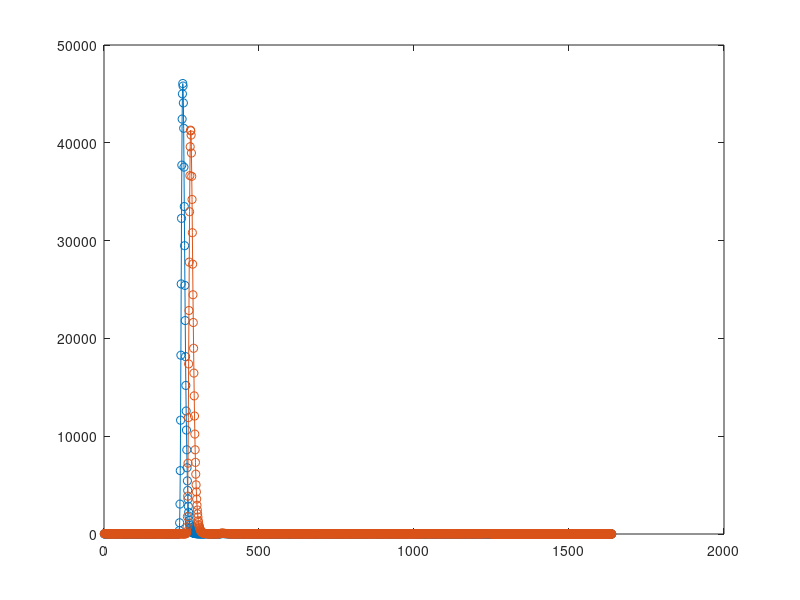

The MATLAB source for this figure: (Note: this script raises an error after producing the figure.)
clear all

% IRF fit ----------
chmergenum=20;
irfch1=cumsum(load('AcceptorIRFCH1.dat'));
irfch2=cumsum(load('DonorIRFCH2.dat'));

irf(:,1)=irfch1(chmergenum*(1:floor(length(irfch1))/chmergenum));
irf(:,2)=irfch2(chmergenum*(1:floor(length(irfch2))/chmergenum));
irf=[irf(1,:); diff(irf,1,1)];
figure;plot(1:length(irf(:,1)),irf,'o-');

irfcut=[irf(236:295,1) irf(261:320,2)];

% % double gaussian irf
% irffitparam=fitirf(1:length(irfcut(:,1)),irfcut,[[10; 5] [10; 5]]);
% figure;plot(1:length(irfcut),irfcut,'o');hold;
% xrightid1=find(1:length(irfcut) > irffitparam(1,1),1);
% plot(1:length(irfcut),irffitparam(4,1)*[exp(-((1:xrightid1-1)'-irffitparam(1,1)).^2/(2*irffitparam(2,1)^2)); exp(-((xrightid1:length(irfcut(:,1)))'-irffitparam(1,1)).^2/2/irffitparam(3,1)^2)] + irffitparam(5,1),'r-');
% xrightid1=find(1:length(irfcut) > irffitparam(1,2),1);
% plot(1:length(irfcut),irffitparam(4,2)*[exp(-((1:xrightid1-1)'-irffitparam(1,2)).^2/(2*irffitparam(2,2)^2)); exp(-((xrightid1:length(irfcut(:,1)))'-irffitparam(1,2)).^2/2/irffitparam(3,2)^2)] + irffitparam(5,2),'r-');
% hold;
% irfoff=diff(irffitparam([2 3],:),1,1)/sqrt(2*pi);

% gamma irf
irffitparam=fitirfgamma(1:length(irfcut(:,1)),irfcut,[[10; sqrt(6); sqrt(10); max(irfcut(:,1))] [10; sqrt(5); sqrt(10); max(irfcut(:,2))]]);
irffitparam(2:3,:)=irffitparam(2:3,:).^2;
%%
figure;
plot(1:length(irfcut),irfcut(:,1),'o','color','r')
hold on
plot(1:length(irfcut),irfcut(:,2),'o','color','g')
xrightid1=find(1:length(irfcut) > irffitparam(1,1),1);

plot(1:length(irfcut),irffitparam(4,1)/gamma(irffitparam(2,1))*[zeros(xrightid1-1,1); ...
    exp(-((xrightid1:length(irfcut(:,1)))'-irffitparam(1,1))*irffitparam(3,1)).*(((xrightid1:length(irfcut(:,1)))'-irffitparam(1,1))*irffitparam(3,1)).^(irffitparam(2,1)-1)],'r-','Color','r');


xrightid1=find(1:length(irfcut) > irffitparam(1,2),1);
plot(1:length(irfcut),irffitparam(4,2)/gamma(irffitparam(2,2))*[zeros(xrightid1-1,1); ...
    exp(-((xrightid1:length(irfcut(:,1)))'-irffitparam(1,2))*irffitparam(3,2)).*(((xrightid1:length(irfcut(:,1)))'-irffitparam(1,2))*irffitparam(3,2)).^(irffitparam(2,2)-1)],'r-','Color','g');
hold;
irfoff=irffitparam(2,:)./irffitparam(3,:);